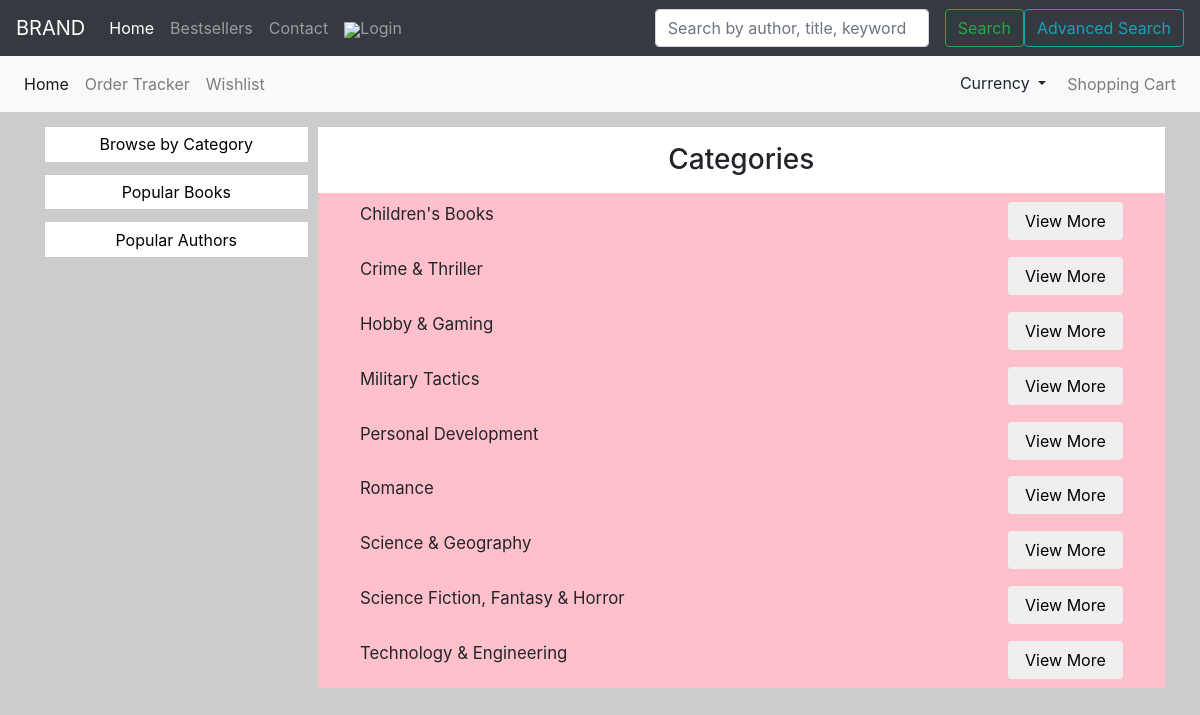
/categories.php, run on the app's committed database.
### tables this page shows
CREATE TABLE `categories` (
  `catID` int(11) NOT NULL,
  `catName` varchar(255) NOT NULL
);

### categories.php (the view, shortened to what this page needs)
<?php
	include 'header.php';
?>
	<div class="contentContainer">
		<div class="row">
			<div class="col-md-3 sidebar">
				<div class="sidebar-div">
					<a class="sidebar-a" href="categories.php">Browse by Category</a>
				</div>
				<div class="sidebar-div">
					<a class="sidebar-a"  href="popularBooks.php">Popular Books</a>
				</div>
				<div class="sidebar-div">
					<a class="sidebar-a"  href="popularAuthors.php">Popular Authors</a>
				</div>
			</div>
			<div class="col-md-9 bookContainer" style="background-color: salmon;">
				<div class="col-sm-12 index-titleContainer">
					<h3 class="title">Categories</h3>
				</div>
				<div class="row genreList-container">
				<?php
          $result = mysqli_query($conn, 'SELECT DISTINCT books.bookCategory, categories.catID, categories.catName FROM books INNER JOIN categories ON categories.catID = books.bookCategory ORDER BY catName ASC');
          if($result){
          	while($row = mysqli_fetch_array($result)){
							echo "<div class='col-sm-12 categoriesTitles'>" . $row['catName'] ."<button class='btn catBtn'><a class='category-a' href='genreList.php?a=" . $row['catID'] . "' name='genre'>View More</a></button></div>";
        		}
					}
				?>
				</div>
		</div>
	</div>
</body>
</html>

### header.php (shortened to what this page needs)
<!DOCTYPE html>
<html>
<head>
	<link rel="stylesheet" type="text/css" href="css/bootstrap/bootstrap.min.css">
	<link rel="stylesheet" type="text/css" href="css/bookstore.css">
	</head>
	<body>
	<nav class="navbar navbar-expand-lg navbar-dark bg-dark">
	  <div class="collapse navbar-collapse" id="navbarTogglerDemo01">
	    <a class="navbar-brand" href="index.php">BRAND</a>
	    <ul class="navbar-nav mr-auto mt-2 mt-lg-0">
	      <li class="nav-item active">
	        <a class="nav-link" href="index.php">Home <span class="sr-only">(current)</span></a>
	      </li>
	      <li class="nav-item">
	        <a class="nav-link" href="bestsellers.php">Bestsellers</a>
	      </li>
	      <li class="nav-item">
	        <a class="nav-link" href="contact.php">Contact</a>
	      </li>
	      <li class="nav-item">
	      	<?php
			     	if(isset($_SESSION['id'])){
			     		echo '<a class="nav-link" href="profile.php">Profile</a>';
			     	}
			     	else{
			     		echo '<a class="nav-link" href="loginpage.php"><img src="resources/open-iconic-master/png/person.png">Login</a>';
			     	}
			     ?>
	      </li>
	    </ul>
	    <form class="form-inline my-2 my-lg-0">
	      <input class="form-control mr-sm-3" type="search" placeholder="Search by author, title, keyword" aria-label="Search">
	      <button class="btn btn-outline-success my-2 my-sm-0" type="submit">Search</button>
	      <button class="btn btn-outline-info my-2 my-sm-0" type="submit">Advanced Search</button>
	    </form>
	  </div>
	</nav>
	<nav class="navbar navbar-expand-lg navbar-light bg-light">
	    <ul class="navbar-nav mr-auto mt-2 mt-lg-0">
	      <li class="nav-item active">
	        <a class="nav-link" href="index.php">Home <span class="sr-only">(current)</span></a>
	      </li>
	      <li class="nav-item">
	        <a class="nav-link" href="tracker.php">Order Tracker</a>
	      </li>
	      <li class="nav-item">
	        <a class="nav-link" href="wishlist.php">Wishlist</a>
	      </li>
	    </ul>
	    <form class="form-inline">
		    <ul class="navbar-nav mr-auto mt-2 mt-lg-0">
		      <li class="nav-item">
		      	<div class="dropdown">
						  <button class="btn btn-light dropdown-toggle" type="button" id="dropdownMenuButton" data-toggle="dropdown" aria-haspopup="true" aria-expanded="false">Currency
						  </button>
						</div>
		      </li>
		      <li class="nav-item">
		        <a class="nav-link" href="cart.php">Shopping Cart</a>
		      </li>
		    </ul>
	    </form>
	</nav>

### css/bookstore.css (style rules this page uses)
body { background-image: url("../img/bg2.png"); background-repeat: repeat; background-attachment: fixed; background-position: center; background-color: #cccccc; }
.contentContainer { padding: 15px 50px; }
.sidebar { padding: 0 10px; }
.sidebar-div { background-color: white; display: block; margin-bottom: 5%; text-align: center; }
.sidebar-a { color: black; display: block; padding: 2%; }
.bookContainer { padding: 0; }
.index-titleContainer { background-color: white; }
.title { display: block; text-align: center; padding: 2%; margin: 0; }
.genreList-container { margin: 0; }
.categoriesTitles { background-color: pink; padding: 1% 5%; font-size: 105%; }
.catBtn { display: inline-block; float: right; width: 15%; }
.category-a { color: black; display: block; }

### data on the page
categories: catName "Children's Books"
categories: catName "Crime & Thriller"
categories: catName "Hobby & Gaming"
categories: catName "Military Tactics"
categories: catName "Personal Development"
categories: catName "Romance"
categories: catName "Science & Geography"
categories: catName "Science Fiction, Fantasy & Horror"
categories: catName "Technology & Engineering"
